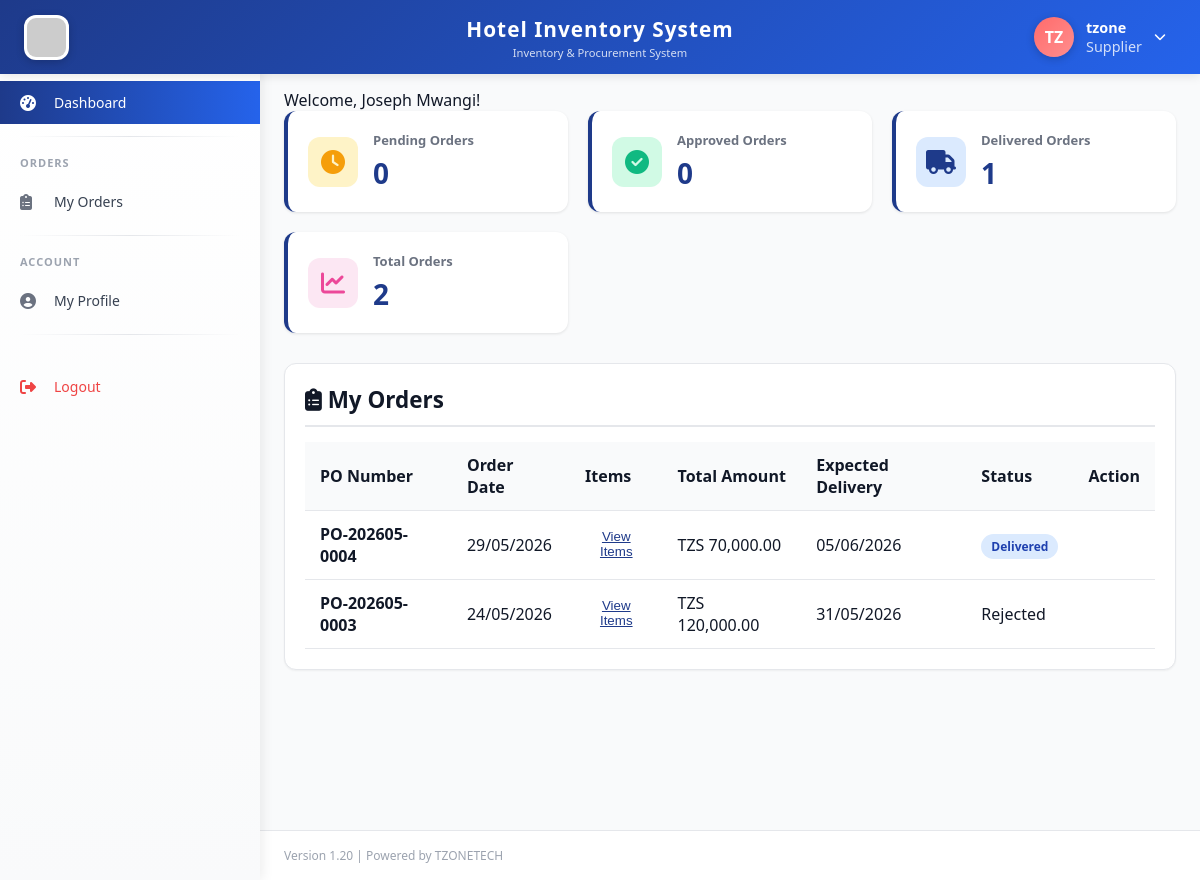
The page /supplier/dashboard.php (signed in) on the database its author committed.
### tables this page shows
CREATE TABLE `users` (
  `id` int(11) NOT NULL,
  `fullname` varchar(100) NOT NULL,
  `username` varchar(50) NOT NULL,
  `password` varchar(255) NOT NULL,
  `email` varchar(100) NOT NULL,
  `phone` varchar(20) DEFAULT NULL,
  `role_id` int(11) NOT NULL,
  `status` enum('active','inactive') DEFAULT 'active',
  `created_at` timestamp NOT NULL DEFAULT current_timestamp(),
  `phone_verified` tinyint(4) DEFAULT 0,
  `reset_token` varchar(100) DEFAULT NULL,
  `reset_expires` datetime DEFAULT NULL,
  `profile_picture` varchar(255) DEFAULT NULL,
  `updated_at` timestamp NOT NULL DEFAULT current_timestamp() ON UPDATE current_timestamp()
);

CREATE TABLE `purchase_orders` (
  `id` int(11) NOT NULL,
  `po_number` varchar(50) NOT NULL,
  `supplier_id` int(11) NOT NULL,
  `order_date` date NOT NULL,
  `expected_delivery` date DEFAULT NULL,
  `total_amount` decimal(12,2) DEFAULT 0.00,
  `status` enum('pending','approved','rejected','delivered','confirmed') DEFAULT 'pending',
  `created_by` int(11) NOT NULL,
  `approved_by` int(11) DEFAULT NULL,
  `approved_at` datetime DEFAULT NULL,
  `notes` text DEFAULT NULL,
  `rejection_reason` text DEFAULT NULL,
  `created_at` timestamp NOT NULL DEFAULT current_timestamp()
);

### supplier/dashboard.php (the view, shortened to what this page needs)
<?php
require_once '../includes/auth_check.php';
$supplier_id = $_SESSION['supplier_id'] ?? $_SESSION['user_id'];
$supplier_name = $_SESSION['fullname'] ?? '';
$sql = "SELECT po.*, u.fullname as created_by_name
        FROM purchase_orders po
        JOIN users u ON po.created_by = u.id
        WHERE po.supplier_id = ?
        ORDER BY po.created_at DESC";
$stmt = $db->prepare($sql);
$stmt->bind_param("i", $supplier_id);
$stmt->execute();
$result = $stmt->get_result();
$orders = $result->fetch_all(MYSQLI_ASSOC);
$pending_count = 0;
$approved_count = 0;
$delivered_count = 0;
foreach ($orders as $order) {
    if ($order['status'] == 'delivered') $delivered_count++;
}
include '../templates/header.php';
include '../templates/sidebar.php';
?>
<div class="main-content">
    <div class="page-header">
        <p>Welcome, <?php echo htmlspecialchars($supplier_name); ?>!</p>
    </div>
    <div class="stats-grid">
        <div class="stat-card">
            <div class="stat-icon" style="background: #FEF3C7;">
                <i class="fas fa-clock" style="color: #F59E0B;"></i>
            </div>
            <div class="stat-info">
                <h3>Pending Orders</h3>
                <div class="stat-number"><?php echo $pending_count; ?></div>
            </div>
        </div>
        <div class="stat-card">
            <div class="stat-icon" style="background: #D1FAE5;">
                <i class="fas fa-check-circle" style="color: #10B981;"></i>
            </div>
            <div class="stat-info">
                <h3>Approved Orders</h3>
                <div class="stat-number"><?php echo $approved_count; ?></div>
            </div>
        </div>
        <div class="stat-card">
            <div class="stat-icon" style="background: #DBEAFE;">
                <i class="fas fa-truck" style="color: #1E3A8A;"></i>
            </div>
            <div class="stat-info">
                <h3>Delivered Orders</h3>
                <div class="stat-number"><?php echo $delivered_count; ?></div>
            </div>
        </div>
        <div class="stat-card">
            <div class="stat-icon" style="background: #FCE7F3;">
                <i class="fas fa-chart-line" style="color: #EC4899;"></i>
            </div>
            <div class="stat-info">
                <h3>Total Orders</h3>
                <div class="stat-number"><?php echo count($orders); ?></div>
            </div>
        </div>
    </div>
    <div class="card">
        <div class="card-header">
            <h3><i class="fas fa-clipboard-list"></i> My Orders</h3>
        </div>
        <div class="card-body">
            <div class="table-responsive">
                <table class="data-table">
                    <thead>
                        <tr>
                            <th>PO Number</th>
                            <th>Order Date</th>
                            <th>Items</th>
                            <th>Total Amount</th>
                            <th>Expected Delivery</th>
                            <th>Status</th>
                            <th>Action</th>
                        </tr>
                    </thead>
                    <tbody>
                        <?php if(count($orders) > 0): ?>
                            <?php foreach($orders as $order): ?>
                                <tr id="order-<?php echo $order['id']; ?>">
                                    <td><strong><?php echo $order['po_number']; ?></strong></td>
                                    <td><?php echo date('d/m/Y', strtotime($order['order_date'])); ?></td>
                                    <td>
                                        <button onclick="viewItems(<?php echo $order['id']; ?>)" class="btn-link">
                                            View Items
                                        </button>
                                    </td>
                                    <td>TZS <?php echo number_format($order['total_amount'], 2); ?></td>
                                    <td><?php echo $order['expected_delivery'] ? date('d/m/Y', strtotime($order['expected_delivery'])) : 'Not set'; ?></td>
                                    <td>
                                        <span class="status-<?php echo $order['status']; ?>">
                                            <?php echo ucfirst($order['status']); ?>
                                        </span>
                                    </td>
                                    <td>
                                     </td
                                </tr>
                            <?php endforeach; ?>
                        <?php else: ?>
                            <tr>
                                <td colspan="7" class="text-center">No orders found</td
                            </tr>
                        <?php endif; ?>
                    </tbody>
                </table>
            </div>
        </div>
    </div>
</div>
<?php include '../templates/footer.php'; ?>

### templates/header.php (shortened to what this page needs)
<!DOCTYPE html>
<html lang="en">
<head>
    <link rel="stylesheet" href="https://cdnjs.cloudflare.com/ajax/libs/font-awesome/6.4.0/css/all.min.css">
    <link rel="stylesheet" href="<?php echo APP_URL; ?>/assets/css/style.css">
</head>
<body>
    <div class="top-header">
        <div class="header-left">
            <img src="<?php echo APP_URL; ?>/assets/images/hotel.jpg" alt="Hotel Logo" class="logo-img" onerror="this.src='https://via.placeholder.com/45x45?text=H'">
        </div>
        <div class="header-center">
            <div class="app-title"><?php echo APP_NAME; ?></div>
            <div class="app-subtitle">Inventory & Procurement System</div>
        </div>
        <div class="header-right">
            <div class="user-info" id="userInfoBtn">
                <div class="user-avatar-circle" id="userAvatar">
                    <?php
                    $user_id = $_SESSION['user_id'] ?? 0;
                    $profile_pic = '';
                    $fullname = $_SESSION['fullname'] ?? 'User';
                    $profile_pic_url = '';
                    if ($user_id > 0 && isset($db)) {
                        $pic_sql = "SELECT profile_picture, fullname, username FROM users WHERE id = ?";
                        $pic_stmt = $db->prepare($pic_sql);
                        $pic_stmt->bind_param("i", $user_id);
                        $pic_stmt->execute();
                        $pic_result = $pic_stmt->get_result();
                        if ($pic_row = $pic_result->fetch_assoc()) {
                            $profile_pic = $pic_row['profile_picture'];
                            $fullname = $pic_row['fullname'];
                            if (!empty($profile_pic)) {
                                $profile_pic_url = APP_URL . '../uploads/profile_pictures/' . $profile_pic;
                                $doc_root = $_SERVER['DOCUMENT_ROOT'];
                                $file_path = $doc_root . '/hotel_inventory_system/uploads/profile_pictures/' . $profile_pic;
                                if (!file_exists($file_path)) {
                                    $file_path = $doc_root . '../uploads/profile_pictures/' . $profile_pic;
                                    if (!file_exists($file_path)) {
                                        $profile_pic_url = '';
                                    }
                                }
                            }
                        }
                    }
                    if ($profile_pic_url && !empty($profile_pic)):
                    ?>
                        <img src="<?php echo $profile_pic_url; ?>?t=<?php echo time(); ?>" alt="Profile" id="headerProfileImg" onerror="this.style.display='none'; this.parentElement.innerHTML='<?php
                            $name_parts = explode(' ', $fullname);
                            $initial = strtoupper(substr($name_parts[0], 0, 1));
                            if (isset($name_parts[1])) {
                                $initial .= strtoupper(substr($name_parts[1], 0, 1));
                            } else if (strlen($name_parts[0]) > 1) {
                                $initial .= strtoupper(substr($name_parts[0], 1, 1));
                            } else {
                                $initial .= strtoupper(substr($fullname, 0, 1));
                            }
                            echo $initial;
                        ?>'">
                    <?php else:
                        $name_parts = explode(' ', $fullname);
                        $initial = strtoupper(substr($name_parts[0], 0, 1));
                        if (isset($name_parts[1])) {
                            $initial .= strtoupper(substr($name_parts[1], 0, 1));
                        } else if (strlen($name_parts[0]) > 1) {
                            $initial .= strtoupper(substr($name_parts[0], 1, 1));
                        } else {
                            $initial .= strtoupper(substr($fullname, 0, 1));
                        }
                    ?>
                        <span id="headerInitials"><?php echo $initial; ?></span>
                    <?php endif; ?>
                </div>
                <div class="user-details">
                    <span class="user-name" id="headerUserName"><?php echo htmlspecialchars($fullname); ?></span>
                    <span class="user-role"><?php echo $_SESSION['role'] ?? 'Guest'; ?></span>
                </div>
                <i class="fas fa-chevron-down" style="font-size: 12px;"></i>
            </div>
        </div>
    </div>

### assets/css/style.css (style rules this page uses)
:root { --primary-dark: #1E3A8A; --primary-light: #2563EB; --accent: #FF6B6B; --accent-dark: #e55a5a; --bg-light: #F9FAFB; --white: #FFFFFF; --text-dark: #111827; --text-muted: #6B7280; --border: #E5E7EB; --shadow-sm: 0 1px 2px 0 rgba(0, 0, 0, 0.05); --shadow-md: 0 4px 6px -1px rgba(0, 0, 0, 0.1); --shadow-lg: 0 10px 15px -3px rgba(0, 0, 0, 0.1); --success: #10B981; --warning: #F59E0B; --danger: #EF4444; --info: #3B82F6; }
* { margin: 0; padding: 0; box-sizing: border-box; }
body { font-family: 'Segoe UI', Tahoma, Geneva, Verdana, sans-serif; background: var(--bg-light); color: var(--text-dark); }
.top-header { background: var(--primary-dark); color: white; padding: 12px 24px; position: fixed; top: 0; left: 0; right: 0; z-index: 1000; display: flex; justify-content: space-between; align-items: center; box-shadow: var(--shadow-md); }
.user-info { display: flex; align-items: center; gap: 20px; }
.user-info span { font-size: 0.9rem; }
.main-content { margin-left: 260px; margin-top: 65px; padding: 24px; min-height: calc(100vh - 65px); }
.card { background: var(--white); border-radius: 12px; box-shadow: var(--shadow-sm); padding: 20px; margin-bottom: 20px; border: 1px solid var(--border); }
.card-header { font-size: 1.2rem; font-weight: 600; margin-bottom: 15px; padding-bottom: 10px; border-bottom: 2px solid var(--border); }
.stat-card { background: var(--white); border-radius: 12px; padding: 20px; box-shadow: var(--shadow-md); border-left: 4px solid var(--primary-dark); }
.stat-card h3 { font-size: 0.85rem; color: var(--text-muted); margin-bottom: 10px; }
.data-table { width: 100%; border-collapse: collapse; }
.data-table thead { background: var(--bg-light); }
.data-table th, .data-table td { padding: 12px 15px; text-align: left; border-bottom: 1px solid var(--border); }
.data-table th { font-weight: 600; color: var(--text-dark); }

### templates/header.php (style rules this page uses)
* { margin: 0; padding: 0; box-sizing: border-box; }
body { font-family: 'Segoe UI', Tahoma, Geneva, Verdana, sans-serif; background: #F9FAFB; color: #111827; }
.top-header { background: linear-gradient(135deg, #1E3A8A 0%, #2563EB 100%); color: white; padding: 12px 24px; position: fixed; top: 0; left: 0; right: 0; z-index: 1000; display: flex; justify-content: space-between; align-items: center; box-shadow: 0 2px 10px rgba(0,0,0,0.1); }
.header-left { display: flex; align-items: center; gap: 15px; min-width: 200px; }
.logo-img { width: 45px; height: 45px; border-radius: 12px; object-fit: cover; box-shadow: 0 2px 8px rgba(0,0,0,0.2); background: white; padding: 3px; }
.header-center { flex: 1; text-align: center; }
.app-title { font-size: 1.3rem; font-weight: 700; letter-spacing: 1px; }
.app-subtitle { font-size: 0.7rem; opacity: 0.8; margin-top: 2px; }
.header-right { display: flex; align-items: center; gap: 20px; min-width: 200px; justify-content: flex-end; }
.user-info { display: flex; align-items: center; gap: 12px; cursor: pointer; position: relative; padding: 5px 10px; border-radius: 40px; transition: background 0.3s; }
.user-avatar-circle { width: 40px; height: 40px; border-radius: 50%; background: linear-gradient(135deg, #FF6B6B, #ff8e8e); display: flex; align-items: center; justify-content: center; font-weight: 700; font-size: 18px; color: white; text-transform: uppercase; box-shadow: 0 2px 8px rgba(0,0,0,0.2); overflow: hidden; position: relative; }
.user-avatar-circle span { font-size: 16px; font-weight: 600; }
.user-details { display: flex; flex-direction: column; }
.user-name { font-size: 14px; font-weight: 600; }
.user-role { font-size: 11px; opacity: 0.8; }
.main-content { margin-left: 260px; margin-top: 65px; padding: 24px; min-height: calc(100vh - 65px); }

### supplier/dashboard.php (style rules this page uses)
.stats-grid { display: grid; grid-template-columns: repeat(auto-fit, minmax(220px, 1fr)); gap: 20px; margin-bottom: 30px; }
.stat-card { background: white; border-radius: 12px; padding: 20px; display: flex; align-items: center; gap: 15px; box-shadow: 0 1px 3px rgba(0,0,0,0.1); }
.stat-icon { width: 50px; height: 50px; border-radius: 12px; display: flex; align-items: center; justify-content: center; font-size: 24px; }
.stat-info h3 { font-size: 13px; color: #6B7280; margin-bottom: 5px; }
.stat-number { font-size: 28px; font-weight: 700; color: #1E3A8A; }
.btn-link { background: none; border: none; color: #1E3A8A; cursor: pointer; text-decoration: underline; }
.status-delivered { background: #DBEAFE; color: #1E40AF; padding: 4px 10px; border-radius: 20px; font-size: 12px; font-weight: 600; }

### rows shown on the page
users: fullname "TZ", fullname "tzone"
purchase_orders: po_number "PO-202605-0004", order_date "29/05/2026", total_amount "70,000.00", expected_delivery "05/06/2026", status "Delivered"
purchase_orders: po_number "PO-202605-0003", order_date "24/05/2026", total_amount "120,000.00", expected_delivery "31/05/2026", status "Rejected"

### other values the page prints
APP_NAME "Hotel Inventory System"
$_SESSION['role'] "Supplier"
$supplier_name "Joseph Mwangi"
$pending_count "0"
$approved_count "0"
$delivered_count "1"
count($orders) "2"
